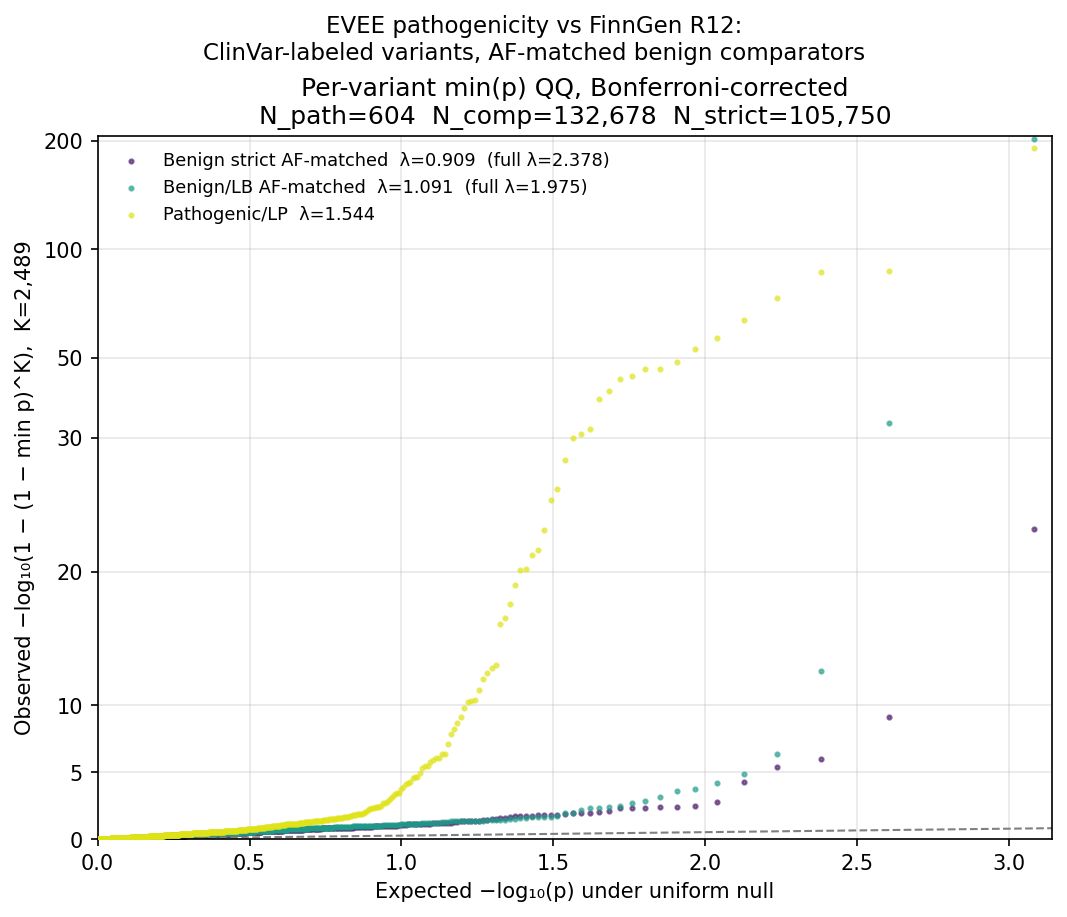

Python code for this plot:
#!/usr/bin/env python3
"""QQ plot: ClinVar-labeled FinnGen R12 variants, AF-matched.

Reads pre-computed QQ curve data from artifacts/finngen_r12_qq_clinvar.feather.
Generate the artifact first:
    /mnt/home/ryo/variant-viewer/.venv/bin/python \\
        scripts/prepare/prepare_finngen_r12_qq_clinvar.py

Run:
    uv run python evee_resubmission_natgen/fig_finngen_r12_qq_clinvar_af_matched.py
"""
from __future__ import annotations
from pathlib import Path

import matplotlib
matplotlib.use("Agg")
import matplotlib.cm as cm
import matplotlib.pyplot as plt
import matplotlib.ticker as mticker
import numpy as np
import polars as pl

ROOT     = Path(__file__).resolve().parents[1]
ARTIFACT = ROOT / "artifacts" / "finngen_r12_qq_clinvar.feather"
OUT      = Path(__file__).with_name("fig_finngen_r12_qq_clinvar_af_matched.png")
OUT_SVG  = Path(__file__).with_name("fig_finngen_r12_qq_clinvar_af_matched.svg")

SYMLOG_THRESH = 30.0
LINEAR_TICKS  = [0, 5, 10, 20, 30]
LOG_TICKS     = [50, 100, 200, 500, 1000, 2000, 5000]

COLOR_BENIGN_STRICT = cm.viridis(0.05)
COLOR_COMPLEMENT    = cm.viridis(0.55)
COLOR_PATHOGENIC    = cm.viridis(0.95)


def apply_log_above(ax, ymax):
    if ymax > SYMLOG_THRESH:
        ax.set_yscale("symlog", linthresh=SYMLOG_THRESH, linscale=1.0)
        ticks = [t for t in LINEAR_TICKS + LOG_TICKS if t <= ymax * 1.05]
    else:
        ticks = [t for t in LINEAR_TICKS if t <= ymax * 1.05]
    ax.yaxis.set_major_locator(mticker.FixedLocator(ticks))
    ax.yaxis.set_major_formatter(mticker.FuncFormatter(lambda v, _: f"{int(v)}"))
    ax.yaxis.set_minor_locator(mticker.NullLocator())


def apply_qq_axes(ax, all_expected, all_observed):
    xmax = float(np.nanmax(all_expected)) * 1.02
    ymax = float(np.nanmax(all_observed))
    ax.set_xlim(0, xmax)
    ax.set_ylim(0, ymax * 1.02)
    ax.plot([0, max(xmax, ymax)], [0, max(xmax, ymax)], "--", color="gray", lw=1)
    apply_log_above(ax, ymax)


def get_group(df: pl.DataFrame, group: str):
    sub = df.filter(pl.col("group") == group)
    return (sub["expected"].to_numpy(),
            sub["observed"].to_numpy(),
            float(sub["lambda_gc"][0]),
            float(sub["lambda_gc_full"][0]),
            int(sub["n_variants"][0]))


def main():
    if not ARTIFACT.exists():
        raise FileNotFoundError(
            f"Artifact not found: {ARTIFACT}\n"
            "Run: scripts/prepare/prepare_finngen_r12_qq_clinvar.py"
        )

    df = pl.read_ipc(ARTIFACT)
    K  = int(df["K"][0])

    xa, ya, lp, _,   np_ = get_group(df, "pathogenic")
    xc, yc, lc, lcf, nc  = get_group(df, "benign_comp")
    xs, ys, ls, lsf, ns  = get_group(df, "benign_strict")

    fig, ax = plt.subplots(figsize=(7, 6), constrained_layout=True)

    ax.scatter(xs, ys, s=4, alpha=0.6, color=COLOR_BENIGN_STRICT,
               label=f"Benign strict AF-matched  λ={ls:.3f}  (full λ={lsf:.3f})",
               rasterized=True, zorder=1)
    ax.scatter(xc, yc, s=4, alpha=0.6, color=COLOR_COMPLEMENT,
               label=f"Benign/LB AF-matched  λ={lc:.3f}  (full λ={lcf:.3f})",
               rasterized=True, zorder=2)
    ax.scatter(xa, ya, s=4, alpha=0.6, color=COLOR_PATHOGENIC,
               label=f"Pathogenic/LP  λ={lp:.3f}",
               rasterized=True, zorder=3)

    apply_qq_axes(ax,
                  np.concatenate([xa, xc, xs]),
                  np.concatenate([ya, yc, ys]))
    ax.set_xlabel("Expected −log₁₀(p) under uniform null")
    ax.set_ylabel(f"Observed −log₁₀(1 − (1 − min p)^K),  K={K:,}")
    ax.set_title(
        f"Per-variant min(p) QQ, Bonferroni-corrected\n"
        f"N_path={np_:,}  N_comp={nc:,}  N_strict={ns:,}"
    )
    ax.legend(loc="upper left", fontsize=8.5, frameon=False)
    ax.grid(alpha=0.3)

    fig.suptitle(
        "EVEE pathogenicity vs FinnGen R12:\n"
        "ClinVar-labeled variants, AF-matched benign comparators",
        fontsize=11,
    )
    fig.savefig(OUT,     dpi=150, bbox_inches="tight")
    fig.savefig(OUT_SVG, bbox_inches="tight")
    print(f"Saved {OUT}")
    print(f"Saved {OUT_SVG}")


if __name__ == "__main__":
    main()
